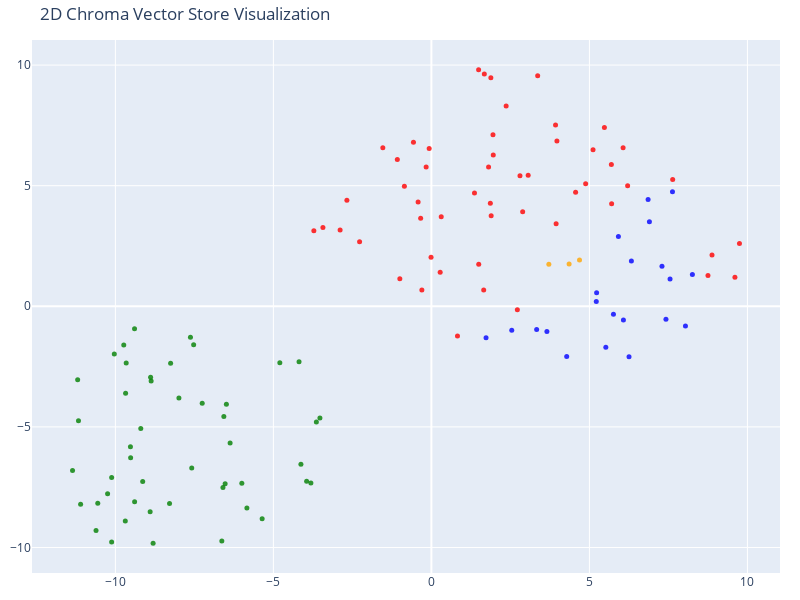

Notebook code cell kept with this figure:
### Code cell
# Reduce the dimensionality of the vectors to 2D using t-SNE
# (t-distributed stochastic neighbor embedding)

# n_components → Number of dimensions to reduce data into (usually 2 or 3 for visualization).
# random_state → Fixes randomness for reproducible results.
# perplexity → Controls how many neighbors each point considers (balances local vs global structure).

tsne = TSNE(n_components=2, random_state=42)
reduced_vectors = tsne.fit_transform(vectors)

# Create the 2D scatter plot
fig = go.Figure(data=[go.Scatter(
    x=reduced_vectors[:, 0],
    y=reduced_vectors[:, 1],
    mode='markers',
    marker=dict(size=5, color=colors, opacity=0.8),
    text=[f"Type: {t}<br>Text: {d[:100]}..." for t, d in zip(doc_types, documents)],
    hoverinfo='text'
)])

fig.update_layout(
    title ='2D Chroma Vector Store Visualization',
    scene=dict(xaxis_title='x',yaxis_title='y'),
    width=800,
    height=600,
    margin=dict(r=20, b=10, l=10, t=40)
)

fig.show()

### Figure 1 — Plotly figure (JSON) as saved in the notebook; plotly's stock layout.template omitted (floating-point values rounded to 4 significant figures)
{"data": [{"hoverinfo": "text", "marker": {"color": ["blue", "blue", "blue", "blue", "blue", "blue", "blue", "blue", "blue", "blue", "blue", "blue", "blue", "blue", "blue", "blue", "blue", "blue", "blue", "blue", "blue", "red", "red", "red", "red", "red", "red", "red", "red", "red", "red", "red", "red", "red", "red", "red", "red", "red", "red", "red", "red", "red", "red", "red", "red", "red", "red", "red", "red", "red", "red", "red", "red", "red", "red", "red", "red", "red", "red", "red", "red", "red", "red", "red", "red", "red", "red", "red", "red", "red", "red", "red", "red", "orange", "orange", "orange", "green", "green", "green", "green", "green", "green", "green", "green", "green", "green", "green", "green", "green", "green", "green", "green", "green", "green", "green", "green", "green", "green", "green", "green", "green", "green", "green", "green", "green", "green", "green", "green", "green", "green", "green", "green", "green", "green", "green", "green", "green", "green", "green", "green", "green", "green", "green"], "opacity": 0.8, "size": 5}, "mode": "markers", "text": ["Type: products<br>Text: # Product Summary\n\n# Rellm: AI-Powered Enterprise Reinsurance Solution\n\n## Summary\n\nRellm is an inno...", "Type: products<br>Text: ### Seamless Integrations\nRellm's architecture is designed for effortless integration with existing ...", "Type: products<br>Text: ### Regulatory Compliance Tools\nRellm includes built-in compliance tracking features to help organiz...", "Type: products<br>Text: Join the growing number of organizations leveraging Rellm to enhance their reinsurance processes whi...", "Type: products<br>Text: Experience the future of reinsurance with Rellm, where innovation meets reliability. Let Insurellm h...", "Type: products<br>Text: # Product Summary\n\n# Markellm\n\n## Summary\n\nMarkellm is an innovative two-sided marketplace designed ...", "Type: products<br>Text: - **User-Friendly Interface**: Designed with user experience in mind, Markellm features an intuitive...", "Type: products<br>Text: - **Customer Support**: Our dedicated support team is always available to assist both consumers and ...", "Type: products<br>Text: ### For Insurance Companies:\n- **Basic Listing Fee**: $199/month for a featured listing on the platf...", "Type: products<br>Text: ### Q3 2025\n- Initiate a comprehensive marketing campaign targeting both consumers and insurers to i...", "Type: products<br>Text: # Product Summary\n\n# Homellm\n\n## Summary\nHomellm is an innovative home insurance product developed b...", "Type: products<br>Text: ### 2. Dynamic Pricing Model\nWith Homellm's innovative dynamic pricing model, insurance providers ca...", "Type: products<br>Text: ### 5. Multi-Channel Integration\nHomellm seamlessly integrates into existing insurance platforms, pr...", "Type: products<br>Text: - **Basic Tier:** Starting at $5,000/month for small insurers with basic integration features.\n- **S...", "Type: products<br>Text: All tiers include a comprehensive training program and ongoing updates to ensure optimal performance...", "Type: products<br>Text: With Homellm, Insurellm is committed to transforming the landscape of home insurance, ensuring both ...", "Type: products<br>Text: # Product Summary\n\n# Carllm\n\n## Summary\n\nCarllm is an innovative auto insurance product developed by...", "Type: products<br>Text: - **Instant Quoting**: With Carllm, insurance companies can offer near-instant quotes to customers, ...", "Type: products<br>Text: - **Mobile Integration**: Carllm is designed to work seamlessly with mobile applications, providing ...", "Type: products<br>Text: - **Professional Tier**: $2,500/month\n  - For medium-sized companies.\n  - All Basic Tier features pl...", "Type: products<br>Text: ### Q2 2025: Customer Experience Improvements\n- Launch of a new **mobile app** for end-users.\n- Intr...", "Type: contracts<br>Text: # Contract with GreenField Holdings for Markellm\n\n**Effective Date:** November 15, 2023  \n**Contract...", "Type: contracts<br>Text: ## Renewal\n1. **Automatic Renewal**: This contract will automatically renew for sequential one-year ...", "Type: contracts<br>Text: ## Features\n1. **AI-Powered Matching**: Access to advanced algorithms that connect GreenField Holdin...", "Type: contracts<br>Text: ## Support\n1. **Customer Support Access**: The Client will have access to dedicated support through ...", "Type: contracts<br>Text: **Signatures:**  \n_________________________                           _________________________  \n**...", "Type: contracts<br>Text: # Contract with Apex Reinsurance for Rellm: AI-Powered Enterprise Reinsurance Solution\n\n## Terms\n\n1....", "Type: contracts<br>Text: ## Renewal\n\n1. **Automatic Renewal**: This Agreement will automatically renew for successive one-yea...", "Type: contracts<br>Text: 2. **Seamless Integrations**: The architecture of Rellm allows for easy integration with existing sy...", "Type: contracts<br>Text: 1. **Technical Support**: Provider shall offer dedicated technical support to the Client via phone, ...", "Type: contracts<br>Text: **Insurellm, Inc.**  \n_____________________________  \nAuthorized Signature   \nDate: ________________...", "Type: contracts<br>Text: # Contract with Greenstone Insurance for Homellm\n\n---\n\n## Terms\n\n1. **Parties**: This Contract (\"Agr...", "Type: contracts<br>Text: 4. **Payment Terms**: \n   - The Customer shall pay an amount of $10,000 per month for the Standard T...", "Type: contracts<br>Text: ---\n\n## Features\n\n- **AI-Powered Risk Assessment**: Customer will have access to enhanced risk evalu...", "Type: contracts<br>Text: - **Customer Portal**: A dedicated portal will be provided, allowing the Customer's clients to manag...", "Type: contracts<br>Text: ______________________________  \n[Name], [Title]  \nDate: ______________________\n\n**For Greenstone In...", "Type: contracts<br>Text: # Contract with Roadway Insurance Inc. for Carllm\n\n---\n\n## Terms\n\n1. **Agreement Effective Date**: T...", "Type: contracts<br>Text: ---\n\n## Renewal\n\n1. **Automatic Renewal**: This agreement will automatically renew for an additional...", "Type: contracts<br>Text: ---\n\n## Features\n\n1. **Access to Core Features**: Roadway Insurance Inc. will have access to all Pro...", "Type: contracts<br>Text: ---\n\n## Support\n\n1. **Technical Support**: Roadway Insurance Inc. will receive priority technical su...", "Type: contracts<br>Text: # Contract with Stellar Insurance Co. for Rellm\n\n## Terms\nThis contract is made between **Insurellm*...", "Type: contracts<br>Text: ### Termination\nEither party may terminate this agreement with a **30-day written notice**. In the e...", "Type: contracts<br>Text: ## Features\nStellar Insurance Co. will receive access to the following features of the Rellm product...", "Type: contracts<br>Text: ## Support\nInsurellm provides Stellar Insurance Co. with the following support services:\n\n- **24/7 T...", "Type: contracts<br>Text: # Contract with TechDrive Insurance for Carllm\n\n**Contract Date:** October 1, 2024  \n**Contract Dura...", "Type: contracts<br>Text: ## Renewal\n\n1. **Automatic Renewal**: This contract shall automatically renew for additional one-yea...", "Type: contracts<br>Text: ## Support\n\n1. **Customer Support**: Insurellm will provide 24/7 customer support to TechDrive Insur...", "Type: contracts<br>Text: **TechDrive Insurance Representative:**  \nName: Sarah Johnson  \nTitle: Operations Director  \nDate: _...", "Type: contracts<br>Text: # Contract with Belvedere Insurance for Markellm\n\n## Terms\nThis Contract (\"Agreement\") is made and e...", "Type: contracts<br>Text: ## Renewal\n1. **Renewal Terms**: This Agreement may be renewed for additional one-year terms upon mu...", "Type: contracts<br>Text: ## Features\n1. **AI-Powered Matching**: Belvedere Insurance will benefit from Markellm's AI-powered ...", "Type: contracts<br>Text: ## Support\n1. **Technical Support**: Technical support will be available from 9 AM to 7 PM EST, Mond...", "Type: contracts<br>Text: **Belvedere Insurance**  \nSignature: ______________________  \nName: [Authorized Signatory]  \nTitle: ...", "Type: contracts<br>Text: # Contract with Velocity Auto Solutions for Carllm\n\n**Contract Date:** October 1, 2023  \n**Contract ...", "Type: contracts<br>Text: ## Renewal\n\n1. **Automatic Renewal**: This contract will automatically renew for successive 12-month...", "Type: contracts<br>Text: ## Support\n\n1. **Customer Support**: Velocity Auto Solutions will have access to Insurellm’s custome...", "Type: contracts<br>Text: # Contract with GreenValley Insurance for Homellm\n\n**Contract Date:** October 6, 2023  \n**Contract N...", "Type: contracts<br>Text: 4. **Confidentiality:** Both parties agree to maintain the confidentiality of proprietary informatio...", "Type: contracts<br>Text: 1. **AI-Powered Risk Assessment:** Access to advanced AI algorithms for real-time risk evaluations.\n...", "Type: contracts<br>Text: 3. **Regular Updates:** Insurellm will offer ongoing updates and enhancements to the Homellm platfor...", "Type: contracts<br>Text: # Contract with EverGuard Insurance for Rellm: AI-Powered Enterprise Reinsurance Solution\n\n**Contrac...", "Type: contracts<br>Text: 4. **Usage Rights**: EverGuard Insurance is granted a non-exclusive, non-transferable license to acc...", "Type: contracts<br>Text: 1. **Core Functionality**: Rellm provides EverGuard Insurance with advanced AI-driven analytics, sea...", "Type: contracts<br>Text: 1. **Customer Support**: Insurellm will provide EverGuard Insurance with 24/7 customer support, incl...", "Type: contracts<br>Text: ---\n\n**Signatures**  \n**For Insurellm**: __________________________  \n**Name**: John Smith  \n**Title...", "Type: contracts<br>Text: # Contract with BrightWay Solutions for Markellm\n\n**Contract Date:** October 5, 2023  \n**Contract ID...", "Type: contracts<br>Text: 3. **Service Level Agreement (SLA):**  \n   Insurellm commits to a 99.9% uptime for the platform with...", "Type: contracts<br>Text: 2. **Real-Time Quote Availability:**  \n   Consumers sourced via BrightWay Solutions will receive rea...", "Type: contracts<br>Text: 3. **Training and Onboarding:**  \n   Insurellm agrees to provide one free training session on how to...", "Type: contracts<br>Text: # Contract with Pinnacle Insurance Co. for Homellm\n\n## Terms\nThis contract (\"Contract\") is entered i...", "Type: contracts<br>Text: ## Renewal\n1. **Renewal Terms**: At the end of the initial term, this Contract shall automatically r...", "Type: contracts<br>Text: ## Features\n1. **AI-Powered Risk Assessment**: Utilized for tailored underwriting decisions specific...", "Type: contracts<br>Text: ## Support\n1. **Technical Support**: Insurellm shall provide 24/7 technical support via an email and...", "Type: company<br>Text: # Overview of Insurellm\n\nInsurellm is an innovative insurance tech firm with 200 employees across th...", "Type: company<br>Text: # Careers at Insurellm\n\nInsurellm is hiring! We are looking for talented software engineers, data sc...", "Type: company<br>Text: # About Insurellm\n\nInsurellm was founded by Avery Lancaster in 2015 as an insurance tech startup des...", "Type: employees<br>Text: # HR Record\n\n# Alex Chen\n\n## Summary\n- **Date of Birth:** March 15, 1990  \n- **Job Title:** Backend ...", "Type: employees<br>Text: ## Annual Performance History\n- **2020:**  \n  - Completed onboarding successfully.  \n  - Met expecta...", "Type: employees<br>Text: ## Compensation History\n- **2020:** Base Salary: $80,000  \n- **2021:** Base Salary Increase to $90,0...", "Type: employees<br>Text: Alex Chen continues to be a vital asset at Insurellm, contributing significantly to innovative backe...", "Type: employees<br>Text: # HR Record\n\n# Oliver Spencer\n\n## Summary\n- **Date of Birth**: May 14, 1990  \n- **Job Title**: Backe...", "Type: employees<br>Text: ## Annual Performance History\n- **2018**: **3/5** - Adaptable team player but still learning to take...", "Type: employees<br>Text: ## Compensation History\n- **March 2018**: Initial salary of $80,000.\n- **July 2019**: Salary increas...", "Type: employees<br>Text: # HR Record\n\n# Emily Tran\n\n## Summary\n- **Date of Birth:** March 18, 1991  \n- **Job Title:** Digital...", "Type: employees<br>Text: - **January 2017 - May 2018**: Marketing Intern  \n  - Supported the Marketing team by collaborating ...", "Type: employees<br>Text: - **2021**:  \n  - Performance Rating: Meets Expectations  \n  - Key Achievements: Contributed to the ...", "Type: employees<br>Text: - **Professional Development Goals**:  \n  - Emily Tran aims to become a Marketing Manager within the...", "Type: employees<br>Text: # HR Record\n\n# Jordan Blake\n\n## Summary\n- **Date of Birth:** March 15, 1993  \n- **Job Title:** Sales...", "Type: employees<br>Text: ## Annual Performance History\n- **2021:** First year at Insurellm; achieved 90% of monthly targets. ...", "Type: employees<br>Text: ## Other HR Notes\n- Jordan has shown an interest in continuing education, actively participating in ...", "Type: employees<br>Text: # Avery Lancaster\n\n## Summary\n- **Date of Birth**: March 15, 1985  \n- **Job Title**: Co-Founder & Ch...", "Type: employees<br>Text: - **2010 - 2013**: Business Analyst at Edge Analytics  \n  Prior to joining Innovate, Avery worked as...", "Type: employees<br>Text: - **2018**: **Exceeds Expectations**  \n  Under Avery’s pivoted vision, Insurellm launched two new su...", "Type: employees<br>Text: - **2022**: **Satisfactory**  \n  Avery focused on rebuilding team dynamics and addressing employee c...", "Type: employees<br>Text: ## Compensation History\n- **2015**: $150,000 base salary + Significant equity stake  \n- **2016**: $1...", "Type: employees<br>Text: ## Other HR Notes\n- **Professional Development**: Avery has actively participated in leadership trai...", "Type: employees<br>Text: # HR Record\n\n# Maxine Thompson\n\n## Summary\n- **Date of Birth:** January 15, 1991  \n- **Job Title:** ...", "Type: employees<br>Text: ## Insurellm Career Progression\n- **January 2017 - October 2018**: **Junior Data Engineer**  \n  * Ma...", "Type: employees<br>Text: ## Annual Performance History\n- **2017**: *Meets Expectations*  \n  Maxine showed potential in her ro...", "Type: employees<br>Text: - **2021**: *Exceeds Expectations*  \n  Maxine spearheaded the transition to a new data warehousing s...", "Type: employees<br>Text: ## Compensation History\n- **2017**: $70,000 (Junior Data Engineer)  \n- **2018**: $75,000 (Junior Dat...", "Type: employees<br>Text: # Samantha Greene\n\n## Summary\n- **Date of Birth:** October 14, 1990\n- **Job Title:** HR Generalist\n-...", "Type: employees<br>Text: ## Annual Performance History\n- **2020:** Exceeds Expectations  \n  Samantha Greene demonstrated exce...", "Type: employees<br>Text: ## Compensation History\n- **2020:** Base Salary - $55,000  \n  The entry-level salary matched industr...", "Type: employees<br>Text: - **2023:** Base Salary - $70,000  \n  Recognized for substantial improvement in employee relations m...", "Type: employees<br>Text: # HR Record\n\n# Alex Thomson\n\n## Summary\n- **Date of Birth:** March 15, 1995  \n- **Job Title:** Sales...", "Type: employees<br>Text: ## Annual Performance History  \n- **2022** - Rated as \"Exceeds Expectations.\" Alex Thomson achieved ...", "Type: employees<br>Text: ## Other HR Notes\n- Alex Thomson is an active member of the Diversity and Inclusion committee at Ins...", "Type: employees<br>Text: # HR Record\n\n# Samuel Trenton\n\n## Summary\n- **Date of Birth:** April 12, 1989  \n- **Job Title:** Sen...", "Type: employees<br>Text: ## Annual Performance History\n- **2023:** Rating: 4.5/5  \n  *Samuel exceeded expectations, successfu...", "Type: employees<br>Text: ## Compensation History\n- **2023:** Base Salary: $115,000 + Bonus: $15,000  \n  *Annual bonus based o...", "Type: employees<br>Text: - **Engagement in Company Culture:** Regularly participates in team-building events and contributes ...", "Type: employees<br>Text: # HR Record\n\n# Alex Harper\n\n## Summary\n- **Date of Birth**: March 15, 1993  \n- **Job Title**: Sales ...", "Type: employees<br>Text: ## Annual Performance History  \n- **2021**:  \n  - **Performance Rating**: 4.5/5  \n  - **Key Achievem...", "Type: employees<br>Text: - **2022**:  \n  - **Base Salary**: $65,000 (Promotion to Senior SDR)  \n  - **Bonus**: $13,000 (20% o...", "Type: employees<br>Text: # HR Record\n\n# Jordan K. Bishop\n\n## Summary\n- **Date of Birth:** March 15, 1990\n- **Job Title:** Fro...", "Type: employees<br>Text: ## Annual Performance History\n- **2019:** Exceeds Expectations - Continuously delivered high-quality...", "Type: employees<br>Text: ## Compensation History\n- **June 2018:** Starting Salary - $85,000\n- **June 2019:** Salary Increase ...", "Type: employees<br>Text: ## Other HR Notes\n- Jordan K. Bishop has been an integral part of club initiatives, including the In...", "Type: employees<br>Text: # HR Record\n\n# Emily Carter\n\n## Summary\n- **Date of Birth:** August 12, 1990  \n- **Job Title:** Acco...", "Type: employees<br>Text: - **2017-2019:** Marketing Intern  \n  - Assisted with market research and campaign development for s...", "Type: employees<br>Text: ## Compensation History\n| Year | Base Salary | Bonus         | Total Compensation |\n|------|--------...", "Type: employees<br>Text: Emily Carter exemplifies the kind of talent that drives Insurellm's success and is an invaluable ass..."], "type": "scatter", "x": [6.899, 7.628, 6.857, 6.253, 5.917, 3.655, 3.33, 2.542, 1.729, 4.281, 7.297, 8.258, 7.552, 7.422, 8.039, 6.328, 5.228, 5.218, 5.76, 6.076, 5.519, -0.9992, 1.881, 9.749, 0.8247, -3.433, 5.474, 6.066, 7.635, 0.3111, -2.889, -1.079, 3.363, 8.752, -0.8551, -3.72, 1.949, 2.365, 3.946, 2.888, 3.972, 3.929, 5.703, 4.563, 1.809, 2.803, 1.865, 1.363, -0.3018, 1.494, 2.72, -0.3399, -2.273, 1.957, 3.062, 1.891, -0.5681, -0.0704, 8.879, -0.1663, 5.115, 5.695, 6.209, 4.881, -2.674, 0.2775, 1.498, 1.654, -0.01134, -1.537, 1.675, 9.605, -0.4209, 4.687, 3.716, 4.357, -8.885, -6.527, -10.56, -4.188, -8.869, -6.596, -11.1, -7.253, -6.568, -9.136, -6.488, -9.657, -10.25, -7.625, -3.527, -4.129, -3.948, -3.813, -10.61, -3.641, -11.19, -6.632, -5.838, -5.356, -8.806, -9.196, -7.584, -9.518, -9.524, -9.734, -8.286, -9.394, -9.677, -8.9, -9.686, -11.17, -10.03, -9.392, -11.36, -8.252, -5.999, -10.12, -7.523, -7.989, -6.37, -10.12, -4.796], "y": [3.507, 4.744, 4.426, -2.091, 2.897, -1.043, -0.9601, -0.9975, -1.306, -2.081, 1.657, 1.321, 1.127, -0.5323, -0.8155, 1.882, 0.5574, 0.2019, -0.3284, -0.5683, -1.694, 1.137, 9.478, 2.602, -1.231, 3.27, 7.412, 6.571, 5.258, 3.707, 3.164, 6.085, 9.555, 1.282, 4.976, 3.135, 7.111, 8.303, 3.423, 3.921, 6.855, 7.518, 4.251, 4.723, 5.775, 5.41, 4.273, 4.692, 0.6783, 9.806, -0.139, 3.654, 2.681, 6.27, 5.436, 3.756, 6.804, 6.545, 2.127, 5.772, 6.494, 5.881, 4.995, 5.079, 4.394, 1.413, 1.743, 0.6788, 2.031, 6.573, 9.635, 1.199, 4.32, 1.917, 1.739, 1.757, -2.942, -7.356, -8.166, -2.295, -3.094, -7.516, -8.212, -4.023, -4.565, -7.259, -4.059, -2.346, -7.773, -1.289, -4.63, -6.551, -7.252, -7.326, -9.299, -4.799, -3.044, -9.735, -8.359, -8.813, -9.823, -5.072, -6.704, -6.28, -5.828, -1.603, -8.176, -0.9335, -3.607, -8.516, -8.903, -4.748, -1.975, -8.102, -6.812, -2.365, -7.336, -9.774, -1.59, -3.805, -5.664, -7.102, -2.34]}], "layout": {"height": 600, "margin": {"b": 10, "l": 10, "r": 20, "t": 40}, "scene": {"xaxis": {"title": {"text": "x"}}, "yaxis": {"title": {"text": "y"}}}, "title": {"text": "2D Chroma Vector Store Visualization"}, "width": 800}}
